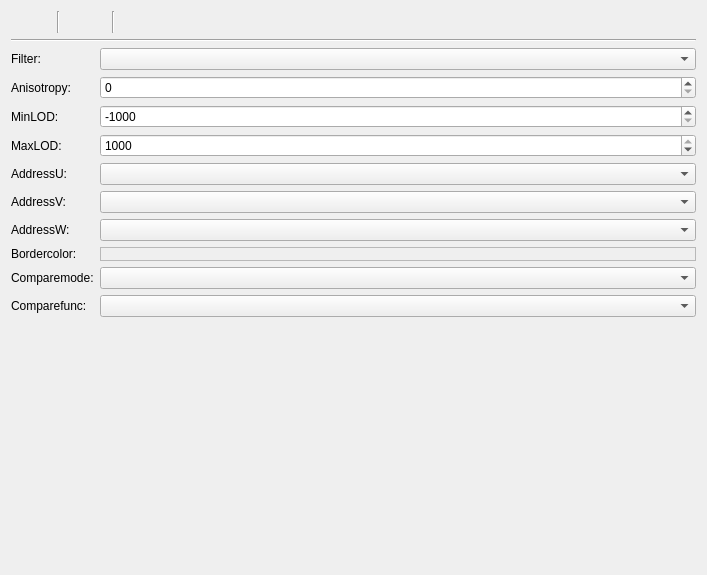
<?xml version="1.0" encoding="UTF-8"?>
<ui version="4.0">
 <class>SamplerEditorWidget</class>
 <widget class="QWidget" name="SamplerEditorWidget">
  <property name="geometry">
   <rect>
    <x>0</x>
    <y>0</y>
    <width>707</width>
    <height>575</height>
   </rect>
  </property>
  <property name="windowTitle">
   <string>Form</string>
  </property>
  <layout class="QGridLayout" name="gridLayout">
   <item row="0" column="0" colspan="2">
    <layout class="QHBoxLayout" name="horizontalLayout">
     <item>
      <widget class="QPushButton" name="pbApply">
       <property name="enabled">
        <bool>true</bool>
       </property>
       <property name="text">
        <string/>
       </property>
       <property name="icon">
        <iconset resource="../resources.qrc">
         <normaloff>:/icons/resources/apply32.png</normaloff>:/icons/resources/apply32.png</iconset>
       </property>
       <property name="iconSize">
        <size>
         <width>32</width>
         <height>32</height>
        </size>
       </property>
       <property name="flat">
        <bool>true</bool>
       </property>
      </widget>
     </item>
     <item>
      <widget class="Line" name="line_2">
       <property name="orientation">
        <enum>Qt::Vertical</enum>
       </property>
      </widget>
     </item>
     <item>
      <widget class="QPushButton" name="pbSave">
       <property name="text">
        <string/>
       </property>
       <property name="icon">
        <iconset resource="../resources.qrc">
         <normaloff>:/icons/resources/save32.png</normaloff>:/icons/resources/save32.png</iconset>
       </property>
       <property name="iconSize">
        <size>
         <width>32</width>
         <height>32</height>
        </size>
       </property>
       <property name="flat">
        <bool>true</bool>
       </property>
      </widget>
     </item>
     <item>
      <widget class="Line" name="line_3">
       <property name="orientation">
        <enum>Qt::Vertical</enum>
       </property>
      </widget>
     </item>
     <item>
      <widget class="QPushButton" name="pbReset">
       <property name="text">
        <string/>
       </property>
       <property name="icon">
        <iconset resource="../resources.qrc">
         <normaloff>:/icons/resources/revert32.png</normaloff>:/icons/resources/revert32.png</iconset>
       </property>
       <property name="iconSize">
        <size>
         <width>32</width>
         <height>32</height>
        </size>
       </property>
       <property name="flat">
        <bool>true</bool>
       </property>
      </widget>
     </item>
     <item>
      <spacer name="horizontalSpacer">
       <property name="orientation">
        <enum>Qt::Horizontal</enum>
       </property>
       <property name="sizeHint" stdset="0">
        <size>
         <width>40</width>
         <height>20</height>
        </size>
       </property>
      </spacer>
     </item>
    </layout>
   </item>
   <item row="2" column="0">
    <widget class="QLabel" name="label">
     <property name="sizePolicy">
      <sizepolicy hsizetype="Maximum" vsizetype="Preferred">
       <horstretch>0</horstretch>
       <verstretch>0</verstretch>
      </sizepolicy>
     </property>
     <property name="text">
      <string>Filter:</string>
     </property>
    </widget>
   </item>
   <item row="2" column="1">
    <widget class="QComboBox" name="cbFilter"/>
   </item>
   <item row="3" column="0">
    <widget class="QLabel" name="label_2">
     <property name="text">
      <string>Anisotropy:</string>
     </property>
    </widget>
   </item>
   <item row="3" column="1">
    <widget class="QSpinBox" name="sbAnisotropy">
     <property name="maximum">
      <number>16</number>
     </property>
    </widget>
   </item>
   <item row="4" column="0">
    <widget class="QLabel" name="label_3">
     <property name="text">
      <string>MinLOD:</string>
     </property>
    </widget>
   </item>
   <item row="4" column="1">
    <widget class="QSpinBox" name="sbMinLOD">
     <property name="minimum">
      <number>-1000</number>
     </property>
     <property name="maximum">
      <number>1000</number>
     </property>
     <property name="value">
      <number>-1000</number>
     </property>
    </widget>
   </item>
   <item row="5" column="0">
    <widget class="QLabel" name="label_4">
     <property name="text">
      <string>MaxLOD:</string>
     </property>
    </widget>
   </item>
   <item row="5" column="1">
    <widget class="QSpinBox" name="sbMaxLOD">
     <property name="minimum">
      <number>-1000</number>
     </property>
     <property name="maximum">
      <number>1000</number>
     </property>
     <property name="value">
      <number>1000</number>
     </property>
    </widget>
   </item>
   <item row="6" column="0">
    <widget class="QLabel" name="label_5">
     <property name="text">
      <string>AddressU:</string>
     </property>
    </widget>
   </item>
   <item row="6" column="1">
    <widget class="QComboBox" name="cbAddressU"/>
   </item>
   <item row="7" column="0">
    <widget class="QLabel" name="label_6">
     <property name="text">
      <string>AddressV:</string>
     </property>
    </widget>
   </item>
   <item row="7" column="1">
    <widget class="QComboBox" name="cbAddressV"/>
   </item>
   <item row="8" column="0">
    <widget class="QLabel" name="label_7">
     <property name="text">
      <string>AddressW:</string>
     </property>
    </widget>
   </item>
   <item row="8" column="1">
    <widget class="QComboBox" name="cbAddressW"/>
   </item>
   <item row="9" column="0">
    <widget class="QLabel" name="label_8">
     <property name="text">
      <string>Bordercolor:</string>
     </property>
    </widget>
   </item>
   <item row="10" column="0">
    <widget class="QLabel" name="label_9">
     <property name="text">
      <string>Comparemode:</string>
     </property>
    </widget>
   </item>
   <item row="10" column="1">
    <widget class="QComboBox" name="cbCompareMode"/>
   </item>
   <item row="11" column="0">
    <widget class="QLabel" name="label_10">
     <property name="text">
      <string>Comparefunc:</string>
     </property>
    </widget>
   </item>
   <item row="11" column="1">
    <widget class="QComboBox" name="cbCompareFunc"/>
   </item>
   <item row="12" column="1">
    <spacer name="verticalSpacer">
     <property name="orientation">
      <enum>Qt::Vertical</enum>
     </property>
     <property name="sizeHint" stdset="0">
      <size>
       <width>20</width>
       <height>266</height>
      </size>
     </property>
    </spacer>
   </item>
   <item row="9" column="1">
    <widget class="QFrame" name="fBorderColor">
     <property name="frameShape">
      <enum>QFrame::StyledPanel</enum>
     </property>
     <property name="frameShadow">
      <enum>QFrame::Sunken</enum>
     </property>
    </widget>
   </item>
   <item row="1" column="0" colspan="2">
    <widget class="Line" name="line">
     <property name="orientation">
      <enum>Qt::Horizontal</enum>
     </property>
    </widget>
   </item>
  </layout>
 </widget>
 <resources>
  <include location="../resources.qrc"/>
 </resources>
 <connections/>
</ui>
